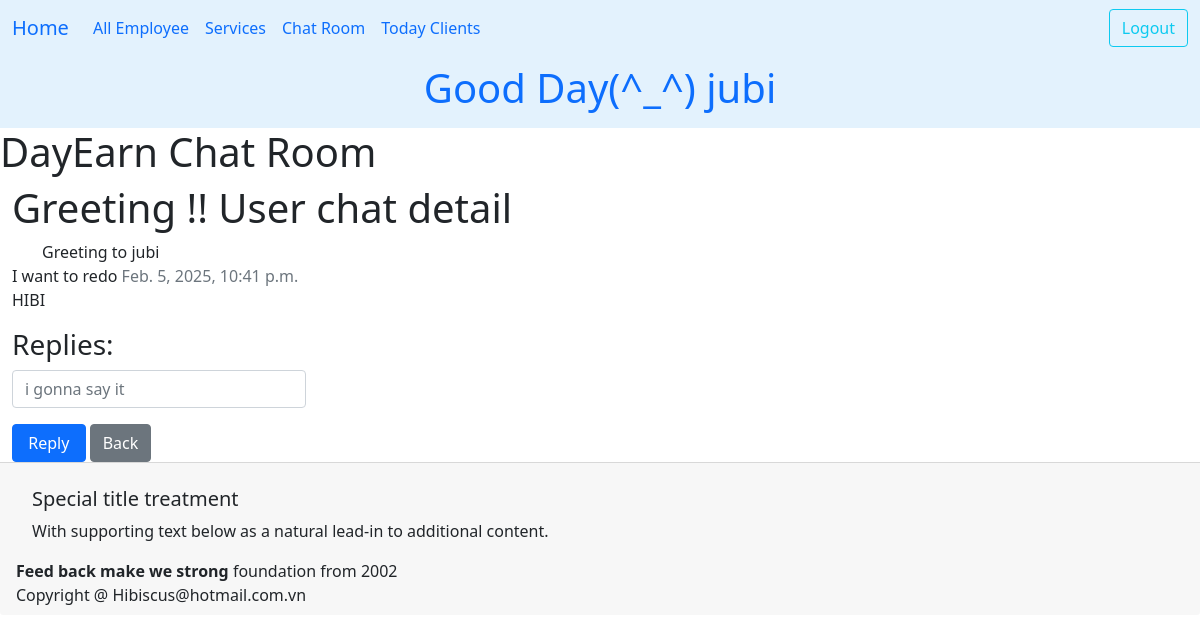
The app's page /ledger/user_chat_room/detail/1/ (signed in), older data.
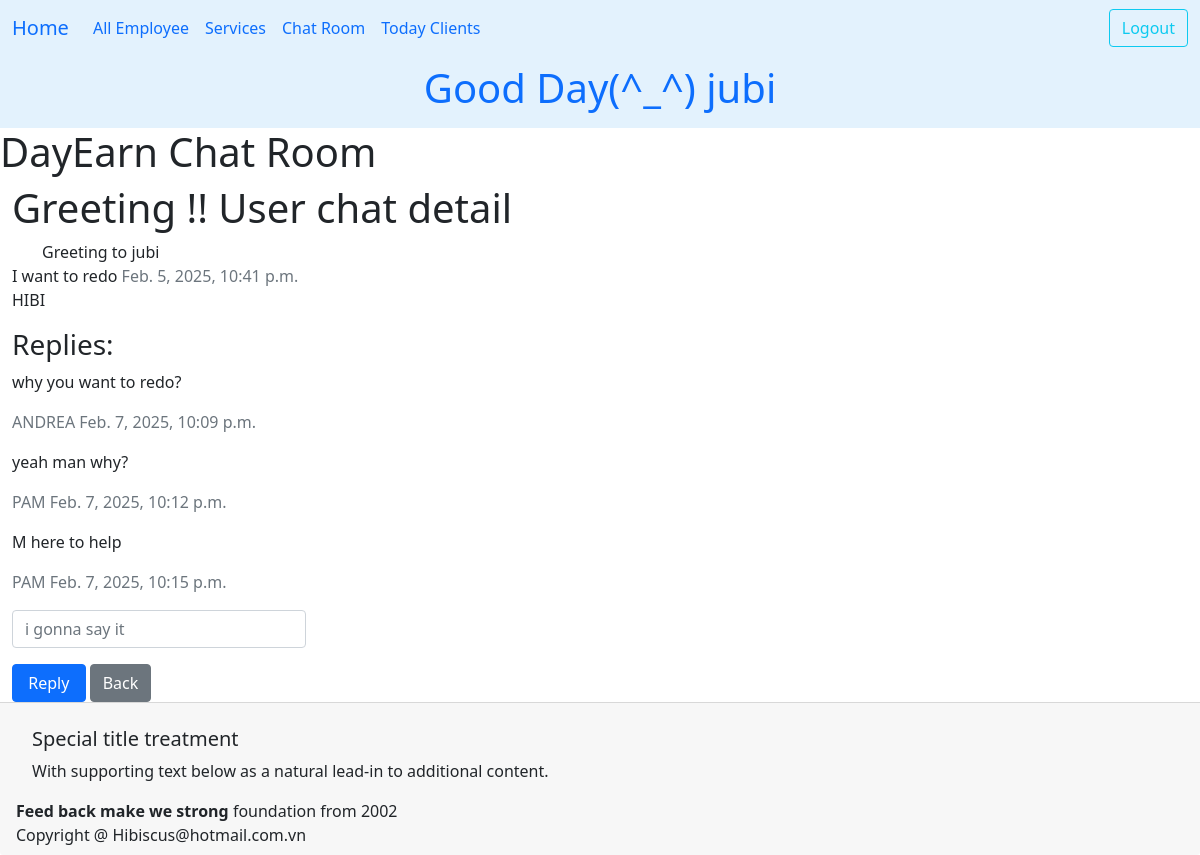
The same page, newer data.
### ledger/models.py (models this page shows, shortened)
class Chat(models.Model):
    text = models.TextField(validators=[MinLengthValidator(1, "What's your message.")])
    created_at = models.DateTimeField(auto_now_add=True)
    reply_to = models.ForeignKey('self', on_delete=models.CASCADE, null=True, blank=True, related_name='replies')
    owner = models.ForeignKey(settings.AUTH_USER_MODEL, on_delete=models.CASCADE, related_name="chats", null=True)
    client = models.ForeignKey(Khach, on_delete=models.DO_NOTHING, related_name="client_chats", null=True, blank=True)
    @property
    def client_name(self):
        return self.client.full_name if self.client else "@Manager"

class Khach(models.Model):
    class Status(models.TextChoices):
        online = "Confirmed"
        anyone = "Anyone"
        cancel = "Cancel"
    full_name = models.CharField(max_length=25)
    phone = PhoneNumberField()
    email = models.EmailField(max_length=40, null=True, blank=True, help_text="Enter your email for booking confirmations.")
    technician = models.ForeignKey(Technician, on_delete=models.SET_NULL, null=True, blank=True, related_name='khachs')
    points = models.PositiveIntegerField(default=0)
    first_comes = models.DateTimeField(editable=False,auto_now_add=True)
    desc = models.TextField(max_length=250,blank=True, null=True)
    services = models.ManyToManyField("Service", blank=True, related_name="khachs")
    status = models.CharField(choices=Status.choices, max_length=20, default=Status.online, help_text="Choose anyone as an alternate!")
    day_comes = models.DateField()
    time_at = models.TimeField()
    tags = TaggableManager()
    birthday = models.DateField(null=True, blank=True)
    history = HistoricalRecords()
    class Meta:
        unique_together = ('full_name','phone',)
        ordering = ['full_name','-day_comes']

### ledger/views.py (the view, shortened to what this page needs)
# urls.py: path('ledger/user_chat_room/detail/<int:pk>/', views.UserChatDetailView.as_view(), name="user_chat_detail"),
class UserChatDetailView(LoginRequiredMixin, View):
    template = "ledger/user_chat_detail.html"
    def get(self, request, pk):
        chat = get_object_or_404(Chat, id=pk)
        replies = Chat.objects.filter(reply_to=chat).order_by('created_at')
        context = {
            'chat' : chat,
            'replies': replies,
            'chat_form' : ChatForm()
        }
        return render(request, self.template, context)

### ledger/forms.py
class ChatForm(forms.ModelForm):
    text = forms.CharField(required=True,min_length=5, max_length=500, strip=True, label="",
                           widget=forms.TextInput(
                        attrs={'placeholder': 'i gonna say it'}))
    class Meta:
        model = Chat
        fields = ['text']

### ledger/templates/ledger/user_chat_detail.html (shortened to what this page needs)
{% extends 'base.html' %}
{% load crispy_forms_tags %}
{% load crispy_forms_filters %}
{% block headding %}
<h1>DayEarn Chat Room</h1>
{% endblock headding %}
{% block content %}
    <h1 class="title">Greeting !! User chat detail</h1>
    <div class="container is-fluid">
    Greeting to {{ user.username }}
    </div>
    <div>
        {{ chat.text }} <span class="fw-light text-secondary">{{ chat.created_at }}</span>
        <p>
            {% if chat.owner == user %}
            @Manager
            {% else %}
            {{ chat.client_name }}
            {% endif %}
        </p>
    </div>
    <h3>Replies:</h3>
   {% for reply in replies %}
    <div>
        <p>{{ reply.text }}</p>
            <p>
                <span class="fw-light text-secondary"> {% if reply.owner == user %}
                    @Manager
                    {% else %}
                    {{ reply.client_name }}
                {% endif %}
                {{ reply.created_at }}</span>
            </p>
    </div>
   {% endfor %}
    <form method="post">
        <div class="form-floating col-md-3 align-items-center">
        <div class="col-auto ">
            {{ chat_form | crispy }}
    </div>
        <button type="submit" class="btn btn-primary w-25">Reply</button>
        <button type="submit" class="btn btn-secondary" onclick="window.location='{% url 'ledger:user_chat_room' %}'; return false; ">Back</button>
    </div>
    </form>
{% endblock content %}
{% block footer %}
    <strong>Feed back make we strong</strong> foundation from 2002
{% endblock footer %}

Row changes from the older to the newer data that the page shows:
added Chat: text "why you want to redo?", client_name "ANDREA", created_at "Feb. 7, 2025, 10:09 p.m."
added Chat: text "yeah man why?", client_name "PAM", created_at "Feb. 7, 2025, 10:12 p.m."
added Chat: text "M here to help", client_name "PAM", created_at "Feb. 7, 2025, 10:15 p.m."
